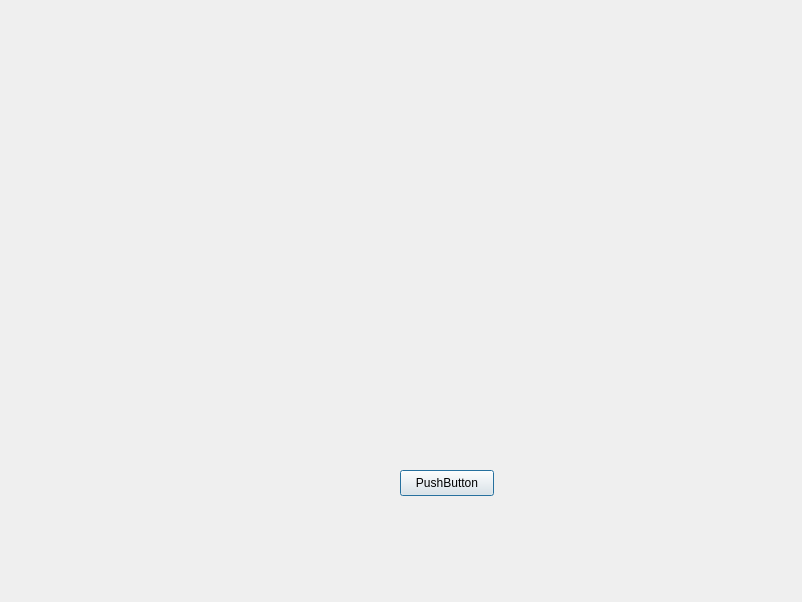
<?xml version="1.0" encoding="UTF-8"?>
<ui version="4.0">
 <class>Dialog</class>
 <widget class="QDialog" name="Dialog">
  <property name="geometry">
   <rect>
    <x>0</x>
    <y>0</y>
    <width>802</width>
    <height>602</height>
   </rect>
  </property>
  <property name="windowTitle">
   <string>Dialog</string>
  </property>
  <widget class="QPushButton" name="pushButton">
   <property name="geometry">
    <rect>
     <x>400</x>
     <y>470</y>
     <width>94</width>
     <height>26</height>
    </rect>
   </property>
   <property name="text">
    <string>PushButton</string>
   </property>
  </widget>
 </widget>
 <resources/>
 <connections/>
</ui>
